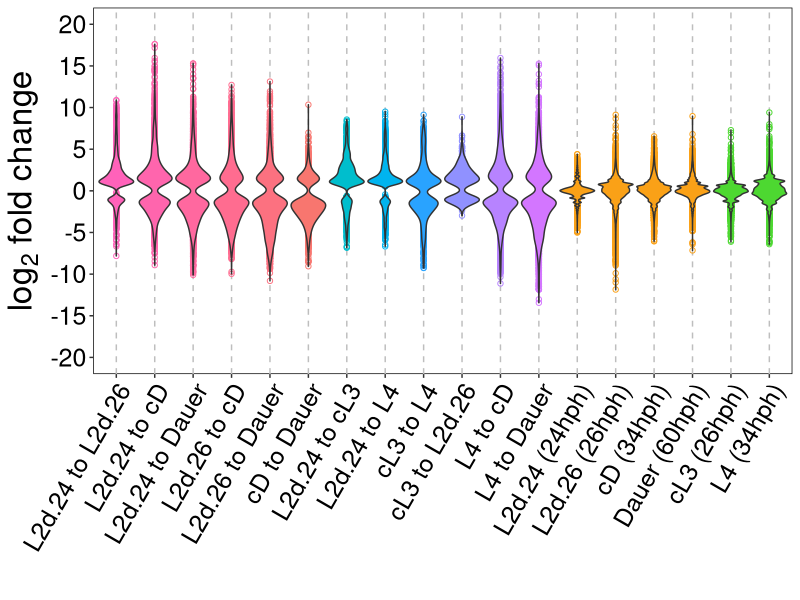

The R script that drew this image:
# Figure 1D Violin plot

# Lee, J., Shih, P., Schaedel, O., Rogers, A.K., Quintero-Cadena, P., 
# and Sternberg, P.W. (2017)

# Violin plots of the significantly up- and down-regulated genes in 
# each comparison.

# Install the required packages, then comment out these lines using '#'
install.packages("ggplot2")
install.packages("reshape2")

# Load the required packages
library(ggplot2)
library(reshape2)

# Read in the 12 comparisons data
c1<-read.csv("input/comparison 1.csv",header=T)
c2<-read.csv("input/comparison 2.csv",header=T)
c3<-read.csv("input/comparison 3.csv",header=T)
c4<-read.csv("input/comparison 4.csv",header=T)
c5<-read.csv("input/comparison 5.csv",header=T)
c6<-read.csv("input/comparison 6.csv",header=T)
c7<-read.csv("input/comparison 7.csv",header=T)
c8<-read.csv("input/comparison 8.csv",header=T)
c9<-read.csv("input/comparison 9.csv",header=T)
c10<-read.csv("input/comparison 10.csv",header=T)
c11<-read.csv("input/comparison 11.csv",header=T)
c12<-read.csv("input/comparison 12.csv",header=T)

# Add a new column for the comparison label
c1$comparison<-"L2d.24 to L2d.26"
c2$comparison<-"L2d.24 to cD"
c3$comparison<-"L2d.24 to Dauer"
c4$comparison<-"L2d.26 to cD"
c5$comparison<-"L2d.26 to Dauer"
c6$comparison<-"cD to Dauer"
c7$comparison<-"L2d.24 to cL3"
c8$comparison<-"L2d.24 to L4"
c9$comparison<-"cL3 to L4"
c10$comparison<-"cL3 to L2d.26"
c11$comparison<-"L4 to cD"
c12$comparison<-"L4 to Dauer"

# Calculate the log2(fold change) using +1 pseudocounts
c1$Aplus1<-c1$baseMeanA+1
c1$Bplus1<-c1$baseMeanB+1
c1$newFC<-c1$Bplus1/c1$Aplus1
c1$newL2FC<-log2(c1$newFC)

c2$Aplus1<-c2$baseMeanA+1
c2$Bplus1<-c2$baseMeanB+1
c2$newFC<-c2$Bplus1/c2$Aplus1
c2$newL2FC<-log2(c2$newFC)

c3$Aplus1<-c3$baseMeanA+1
c3$Bplus1<-c3$baseMeanB+1
c3$newFC<-c3$Bplus1/c3$Aplus1
c3$newL2FC<-log2(c3$newFC)

c4$Aplus1<-c4$baseMeanA+1
c4$Bplus1<-c4$baseMeanB+1
c4$newFC<-c4$Bplus1/c4$Aplus1
c4$newL2FC<-log2(c4$newFC)

c5$Aplus1<-c5$baseMeanA+1
c5$Bplus1<-c5$baseMeanB+1
c5$newFC<-c5$Bplus1/c5$Aplus1
c5$newL2FC<-log2(c5$newFC)

c6$Aplus1<-c6$baseMeanA+1
c6$Bplus1<-c6$baseMeanB+1
c6$newFC<-c6$Bplus1/c6$Aplus1
c6$newL2FC<-log2(c6$newFC)

c7$Aplus1<-c7$baseMeanA+1
c7$Bplus1<-c7$baseMeanB+1
c7$newFC<-c7$Bplus1/c7$Aplus1
c7$newL2FC<-log2(c7$newFC)

c8$Aplus1<-c8$baseMeanA+1
c8$Bplus1<-c8$baseMeanB+1
c8$newFC<-c8$Bplus1/c8$Aplus1
c8$newL2FC<-log2(c8$newFC)

c9$Aplus1<-c9$baseMeanA+1
c9$Bplus1<-c9$baseMeanB+1
c9$newFC<-c9$Bplus1/c9$Aplus1
c9$newL2FC<-log2(c9$newFC)

c10$Aplus1<-c10$baseMeanA+1
c10$Bplus1<-c10$baseMeanB+1
c10$newFC<-c10$Bplus1/c10$Aplus1
c10$newL2FC<-log2(c10$newFC)

c11$Aplus1<-c11$baseMeanA+1
c11$Bplus1<-c11$baseMeanB+1
c11$newFC<-c11$Bplus1/c11$Aplus1
c11$newL2FC<-log2(c11$newFC)

c12$Aplus1<-c12$baseMeanA+1
c12$Bplus1<-c12$baseMeanB+1
c12$newFC<-c12$Bplus1/c12$Aplus1
c12$newL2FC<-log2(c12$newFC)

# Combine all tables to one
combine <- rbind(c1,c2,c3,c4,c5,c6,c7,c8,c9,c10,c11,c12)

# Remove unnecessary columns
combine<-combine[,c(9,13)]
combine$comparison<-factor(combine$comparison,
                           levels=c("L2d.24 to L2d.26","L2d.24 to cD",
                                    "L2d.24 to Dauer","L2d.26 to cD",
                                    "L2d.26 to Dauer","cD to Dauer",
                                    "L2d.24 to cL3","L2d.24 to L4","cL3 to L4",
                                    "cL3 to L2d.26","L4 to cD","L4 to Dauer"))

# Read in the fold changes between the replicates of each sequenced time point
intra_fc <- read.csv("input/intra_sample_fc.csv", header=T)
melt_intra <- melt(intra_fc, variable.name="comparison", value.name="newL2FC")

# Combine all fold changes into one table
alldata <- rbind(combine,melt_intra)

# Set violin plot colors for each comparison
alldata$color<-"#FF62BA"
alldata$color[alldata$comparison=="L2d.24 to cD"]<-"#FF65AD"
alldata$color[alldata$comparison=="L2d.24 to Dauer"]<-"#FF689F"
alldata$color[alldata$comparison=="L2d.26 to cD"]<-"#FF6C90"
alldata$color[alldata$comparison=="L2d.26 to Dauer"]<-"#FC7180"
alldata$color[alldata$comparison=="cD to Dauer"]<-"#F8766F"
alldata$color[alldata$comparison=="L2d.24 to cL3"]<-"#00BECD"
alldata$color[alldata$comparison=="L2d.24 to L4"]<-"#00B4EF"
alldata$color[alldata$comparison=="cL3 to L4"]<-"#29A3FF"
alldata$color[alldata$comparison=="cL3 to L2d.26"]<-"#9091FF"
alldata$color[alldata$comparison=="L4 to cD"]<-"#B783FF"
alldata$color[alldata$comparison=="L4 to Dauer"]<-"#D376FF"
alldata$color[alldata$comparison=="noDA24"]<-"#FAA117"
alldata$color[alldata$comparison=="noDA26"]<-"#FAA117"
alldata$color[alldata$comparison=="noDA34"]<-"#FAA117"
alldata$color[alldata$comparison=="noDA60"]<-"#FAA117"
alldata$color[alldata$comparison=="DA26"]<-"#4DD831"
alldata$color[alldata$comparison=="DA34"]<-"#4DD831"

# Re-label the sequenced time points
alldata$comparison <- as.character(alldata$comparison)
alldata$comparison[alldata$comparison=="noDA24"]<-"L2d.24 (24hph)"
alldata$comparison[alldata$comparison=="noDA26"]<-"L2d.26 (26hph)"
alldata$comparison[alldata$comparison=="noDA34"]<-"cD (34hph)"
alldata$comparison[alldata$comparison=="noDA60"]<-"Dauer (60hph)"
alldata$comparison[alldata$comparison=="DA26"]<-"cL3 (26hph)"
alldata$comparison[alldata$comparison=="DA34"]<-"L4 (34hph)"

# Set factors
alldata$comparison <- factor(alldata$comparison,
                             levels=c("L2d.24 to L2d.26","L2d.24 to cD",
                                      "L2d.24 to Dauer","L2d.26 to cD",
                                      "L2d.26 to Dauer","cD to Dauer",
                                      "L2d.24 to cL3","L2d.24 to L4",
                                      "cL3 to L4",
                                      "cL3 to L2d.26","L4 to cD","L4 to Dauer",
                                      "L2d.24 (24hph)","L2d.26 (26hph)",
                                      "cD (34hph)","Dauer (60hph)",
                                      "cL3 (26hph)","L4 (34hph)"))

# Create the violin plot
g<-ggplot(data=alldata,aes(x=comparison,y=newL2FC))
g<-g+geom_point(aes(color=factor(comparison)),shape=1)
g<-g+scale_color_manual(values=c("#FF62BA","#FF65AD","#FF689F","#FF6C90",
                                 "#FC7180","#F8766F","#00BECD","#00B4EF",
                                 "#29A3FF","#9091FF","#B783FF","#D376FF",
                                 "#FAA117","#FAA117","#FAA117","#FAA117",
                                 "#4DD831","#4DD831"),guide=F)
g<-g+geom_violin(scale="width",aes(fill=factor(comparison)))
g<-g+scale_fill_manual(values=c("#FF62BA","#FF65AD","#FF689F","#FF6C90",
                                "#FC7180","#F8766F","#00BECD","#00B4EF",
                                "#29A3FF","#9091FF","#B783FF","#D376FF",
                                "#FAA117","#FAA117","#FAA117","#FAA117",
                                "#4DD831","#4DD831"),guide=F)
g<-g+scale_y_continuous(limits=c(-20,20),breaks=seq(-20,20,5))
g<-g+labs(y=expression('log'[2]*' fold change'),x="")
g<-g+theme(axis.text.x=element_text(angle=60,hjust=1),
           panel.grid.major.x=element_line(color="gray",linetype="dashed"),
           panel.grid.major.y=element_blank(),
           panel.grid.minor=element_blank(),
           axis.text=element_text(size=18,color="black"),
           axis.title=element_text(size=24),
           panel.background=element_rect(fill="white",color="black"))
g
